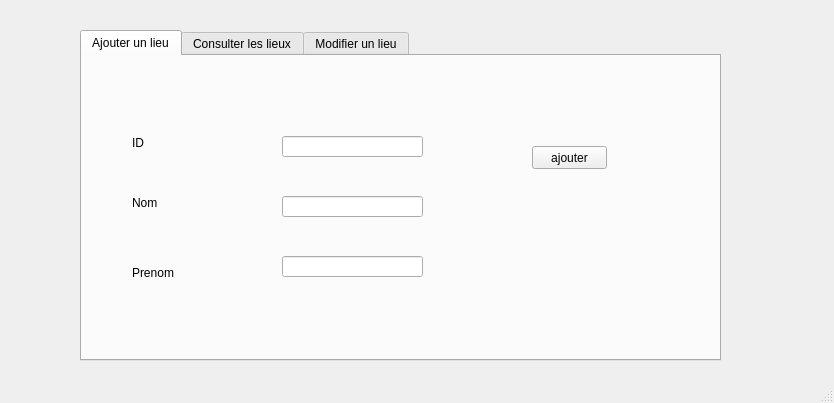
<?xml version="1.0" encoding="UTF-8"?>
<ui version="4.0">
 <class>MainWindow</class>
 <widget class="QMainWindow" name="MainWindow">
  <property name="geometry">
   <rect>
    <x>0</x>
    <y>0</y>
    <width>834</width>
    <height>403</height>
   </rect>
  </property>
  <property name="windowTitle">
   <string>MainWindow</string>
  </property>
  <widget class="QWidget" name="centralwidget">
   <widget class="QTabWidget" name="tabWidget_lieux">
    <property name="geometry">
     <rect>
      <x>80</x>
      <y>30</y>
      <width>641</width>
      <height>331</height>
     </rect>
    </property>
    <property name="currentIndex">
     <number>0</number>
    </property>
    <widget class="QWidget" name="tab">
     <attribute name="title">
      <string>Ajouter un lieu</string>
     </attribute>
     <widget class="QLineEdit" name="lineEdit">
      <property name="geometry">
       <rect>
        <x>200</x>
        <y>80</y>
        <width>141</width>
        <height>21</height>
       </rect>
      </property>
     </widget>
     <widget class="QLabel" name="label">
      <property name="geometry">
       <rect>
        <x>50</x>
        <y>80</y>
        <width>47</width>
        <height>13</height>
       </rect>
      </property>
      <property name="text">
       <string>ID</string>
      </property>
     </widget>
     <widget class="QLabel" name="label_2">
      <property name="geometry">
       <rect>
        <x>50</x>
        <y>140</y>
        <width>47</width>
        <height>13</height>
       </rect>
      </property>
      <property name="text">
       <string>Nom</string>
      </property>
     </widget>
     <widget class="QLabel" name="label_3">
      <property name="geometry">
       <rect>
        <x>50</x>
        <y>210</y>
        <width>47</width>
        <height>13</height>
       </rect>
      </property>
      <property name="text">
       <string>Prenom</string>
      </property>
     </widget>
     <widget class="QLineEdit" name="lineEdit_2">
      <property name="geometry">
       <rect>
        <x>200</x>
        <y>140</y>
        <width>141</width>
        <height>21</height>
       </rect>
      </property>
     </widget>
     <widget class="QLineEdit" name="lineEdit_3">
      <property name="geometry">
       <rect>
        <x>200</x>
        <y>200</y>
        <width>141</width>
        <height>21</height>
       </rect>
      </property>
     </widget>
     <widget class="QPushButton" name="pushButton_2">
      <property name="geometry">
       <rect>
        <x>450</x>
        <y>90</y>
        <width>75</width>
        <height>23</height>
       </rect>
      </property>
      <property name="text">
       <string>ajouter</string>
      </property>
     </widget>
    </widget>
    <widget class="QWidget" name="tab_2">
     <attribute name="title">
      <string>Consulter les lieux</string>
     </attribute>
     <widget class="QTableView" name="tableView">
      <property name="geometry">
       <rect>
        <x>35</x>
        <y>21</y>
        <width>551</width>
        <height>261</height>
       </rect>
      </property>
     </widget>
    </widget>
    <widget class="QWidget" name="tab_3">
     <attribute name="title">
      <string>Modifier un lieu</string>
     </attribute>
     <widget class="QPushButton" name="pushButton">
      <property name="geometry">
       <rect>
        <x>430</x>
        <y>190</y>
        <width>75</width>
        <height>23</height>
       </rect>
      </property>
      <property name="text">
       <string>Supprimer</string>
      </property>
     </widget>
     <widget class="QLineEdit" name="lineEdit_4">
      <property name="geometry">
       <rect>
        <x>100</x>
        <y>110</y>
        <width>141</width>
        <height>20</height>
       </rect>
      </property>
     </widget>
     <widget class="QLabel" name="label_4">
      <property name="geometry">
       <rect>
        <x>30</x>
        <y>110</y>
        <width>47</width>
        <height>13</height>
       </rect>
      </property>
      <property name="text">
       <string>ID</string>
      </property>
     </widget>
     <widget class="QPushButton" name="pushButton_3">
      <property name="geometry">
       <rect>
        <x>430</x>
        <y>160</y>
        <width>75</width>
        <height>23</height>
       </rect>
      </property>
      <property name="text">
       <string>Modifier</string>
      </property>
     </widget>
    </widget>
   </widget>
  </widget>
  <widget class="QMenuBar" name="menubar">
   <property name="geometry">
    <rect>
     <x>0</x>
     <y>0</y>
     <width>834</width>
     <height>21</height>
    </rect>
   </property>
  </widget>
  <widget class="QStatusBar" name="statusbar"/>
 </widget>
 <resources/>
 <connections/>
</ui>
